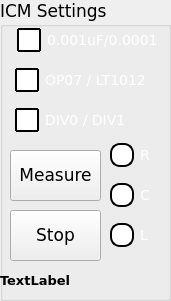
  <widget class="QGroupBox" name="groupBox_4">
   <property name="geometry">
    <rect>
     <x>310</x>
     <y>220</y>
     <width>171</width>
     <height>301</height>
    </rect>
   </property>
   <property name="font">
    <font>
     <family>DejaVu Sans</family>
     <pointsize>13</pointsize>
     <weight>50</weight>
     <bold>false</bold>
    </font>
   </property>
   <property name="title">
    <string>ICM Settings</string>
   </property>
   <widget class="QCheckBox" name="chkCapSet">
    <property name="geometry">
     <rect>
      <x>17</x>
      <y>20</y>
      <width>141</width>
      <height>41</height>
     </rect>
    </property>
    <property name="palette">
     <palette>
      <active>
       <colorrole role="WindowText">
        <brush brushstyle="SolidPattern">
         <color alpha="255">
          <red>255</red>
          <green>255</green>
          <blue>255</blue>
         </color>
        </brush>
       </colorrole>
       <colorrole role="Text">
        <brush brushstyle="SolidPattern">
         <color alpha="255">
          <red>255</red>
          <green>255</green>
          <blue>255</blue>
         </color>
        </brush>
       </colorrole>
       <colorrole role="ButtonText">
        <brush brushstyle="SolidPattern">
         <color alpha="255">
          <red>255</red>
          <green>255</green>
          <blue>255</blue>
         </color>
        </brush>
       </colorrole>
      </active>
      <inactive>
       <colorrole role="WindowText">
        <brush brushstyle="SolidPattern">
         <color alpha="255">
          <red>255</red>
          <green>255</green>
          <blue>255</blue>
         </color>
        </brush>
       </colorrole>
       <colorrole role="Text">
        <brush brushstyle="SolidPattern">
         <color alpha="255">
          <red>255</red>
          <green>255</green>
          <blue>255</blue>
         </color>
        </brush>
       </colorrole>
       <colorrole role="ButtonText">
        <brush brushstyle="SolidPattern">
         <color alpha="255">
          <red>255</red>
          <green>255</green>
          <blue>255</blue>
         </color>
        </brush>
       </colorrole>
      </inactive>
      <disabled>
       <colorrole role="WindowText">
        <brush brushstyle="SolidPattern">
         <color alpha="255">
          <red>255</red>
          <green>255</green>
          <blue>255</blue>
         </color>
        </brush>
       </colorrole>
       <colorrole role="Text">
        <brush brushstyle="SolidPattern">
         <color alpha="255">
          <red>255</red>
          <green>255</green>
          <blue>255</blue>
         </color>
        </brush>
       </colorrole>
       <colorrole role="ButtonText">
        <brush brushstyle="SolidPattern">
         <color alpha="255">
          <red>255</red>
          <green>255</green>
          <blue>255</blue>
         </color>
        </brush>
       </colorrole>
      </disabled>
     </palette>
    </property>
    <property name="font">
     <font>
      <pointsize>-1</pointsize>
      <weight>50</weight>
      <italic>false</italic>
      <bold>false</bold>
     </font>
    </property>
    <property name="styleSheet">
     <string notr="true">QCheckBox{
font: 14px;
color:white
}
 QCheckBox::indicator {
     width: 20px;
     height:20px;
   border: 2px solid black;
	 border-radius:1;

 }
 QCheckBox::indicator::unchecked {
		background-color:white;
     }

     QCheckBox::indicator:unchecked:hover {
		background-color:white;
     }

     QCheckBox::indicator:unchecked:pressed {
		background-color:white;
     }

     QCheckBox::indicator::checked {
		background-color:#f2a400;
     }

     QCheckBox::indicator:checked:hover {
		background-color:#f2a400;
     }

     QCheckBox::indicator:checked:pressed {
		background-color:#f2a400;
     }</string>
    </property>
    <property name="text">
     <string>0.001uF/0.0001uF</string>
    </property>
   </widget>
   <widget class="QCheckBox" name="chkPOTSel">
    <property name="geometry">
     <rect>
      <x>15</x>
      <y>60</y>
      <width>141</width>
      <height>41</height>
     </rect>
    </property>
    <property name="palette">
     <palette>
      <active>
       <colorrole role="WindowText">
        <brush brushstyle="SolidPattern">
         <color alpha="255">
          <red>255</red>
          <green>255</green>
          <blue>255</blue>
         </color>
        </brush>
       </colorrole>
       <colorrole role="Text">
        <brush brushstyle="SolidPattern">
         <color alpha="255">
          <red>255</red>
          <green>255</green>
          <blue>255</blue>
         </color>
        </brush>
       </colorrole>
       <colorrole role="ButtonText">
        <brush brushstyle="SolidPattern">
         <color alpha="255">
          <red>255</red>
          <green>255</green>
          <blue>255</blue>
         </color>
        </brush>
       </colorrole>
      </active>
      <inactive>
       <colorrole role="WindowText">
        <brush brushstyle="SolidPattern">
         <color alpha="255">
          <red>255</red>
          <green>255</green>
          <blue>255</blue>
         </color>
        </brush>
       </colorrole>
       <colorrole role="Text">
        <brush brushstyle="SolidPattern">
         <color alpha="255">
          <red>255</red>
          <green>255</green>
          <blue>255</blue>
         </color>
        </brush>
       </colorrole>
       <colorrole role="ButtonText">
        <brush brushstyle="SolidPattern">
         <color alpha="255">
          <red>255</red>
          <green>255</green>
          <blue>255</blue>
         </color>
        </brush>
       </colorrole>
      </inactive>
      <disabled>
       <colorrole role="WindowText">
        <brush brushstyle="SolidPattern">
         <color alpha="255">
          <red>255</red>
          <green>255</green>
          <blue>255</blue>
         </color>
        </brush>
       </colorrole>
       <colorrole role="Text">
        <brush brushstyle="SolidPattern">
         <color alpha="255">
          <red>255</red>
          <green>255</green>
          <blue>255</blue>
         </color>
        </brush>
       </colorrole>
       <colorrole role="ButtonText">
        <brush brushstyle="SolidPattern">
         <color alpha="255">
          <red>255</red>
          <green>255</green>
          <blue>255</blue>
         </color>
        </brush>
       </colorrole>
      </disabled>
     </palette>
    </property>
    <property name="font">
     <font>
      <pointsize>-1</pointsize>
      <weight>50</weight>
      <italic>false</italic>
      <bold>false</bold>
     </font>
    </property>
    <property name="styleSheet">
     <string notr="true">QCheckBox{
font: 14px;
color:white
}
 QCheckBox::indicator {
     width: 20px;
     height:20px;
   border: 2px solid black;
	 border-radius:1;

 }
 QCheckBox::indicator::unchecked {
		background-color:white;
     }

     QCheckBox::indicator:unchecked:hover {
		background-color:white;
     }

     QCheckBox::indicator:unchecked:pressed {
		background-color:white;
     }

     QCheckBox::indicator::checked {
		background-color:#f2a400;
     }

     QCheckBox::indicator:checked:hover {
		background-color:#f2a400;
     }

     QCheckBox::indicator:checked:pressed {
		background-color:#f2a400;
     }</string>
    </property>
    <property name="text">
     <string>OP07 / LT1012</string>
    </property>
   </widget>
   <widget class="QCheckBox" name="chkDivSel">
    <property name="geometry">
     <rect>
      <x>15</x>
      <y>100</y>
      <width>141</width>
      <height>41</height>
     </rect>
    </property>
    <property name="palette">
     <palette>
      <active>
       <colorrole role="WindowText">
        <brush brushstyle="SolidPattern">
         <color alpha="255">
          <red>255</red>
          <green>255</green>
          <blue>255</blue>
         </color>
        </brush>
       </colorrole>
       <colorrole role="Text">
        <brush brushstyle="SolidPattern">
         <color alpha="255">
          <red>255</red>
          <green>255</green>
          <blue>255</blue>
         </color>
        </brush>
       </colorrole>
       <colorrole role="ButtonText">
        <brush brushstyle="SolidPattern">
         <color alpha="255">
          <red>255</red>
          <green>255</green>
          <blue>255</blue>
         </color>
        </brush>
       </colorrole>
      </active>
      <inactive>
       <colorrole role="WindowText">
        <brush brushstyle="SolidPattern">
         <color alpha="255">
          <red>255</red>
          <green>255</green>
          <blue>255</blue>
         </color>
        </brush>
       </colorrole>
       <colorrole role="Text">
        <brush brushstyle="SolidPattern">
         <color alpha="255">
          <red>255</red>
          <green>255</green>
          <blue>255</blue>
         </color>
        </brush>
       </colorrole>
       <colorrole role="ButtonText">
        <brush brushstyle="SolidPattern">
         <color alpha="255">
          <red>255</red>
          <green>255</green>
          <blue>255</blue>
         </color>
        </brush>
       </colorrole>
      </inactive>
      <disabled>
       <colorrole role="WindowText">
        <brush brushstyle="SolidPattern">
         <color alpha="255">
          <red>255</red>
          <green>255</green>
          <blue>255</blue>
         </color>
        </brush>
       </colorrole>
       <colorrole role="Text">
        <brush brushstyle="SolidPattern">
         <color alpha="255">
          <red>255</red>
          <green>255</green>
          <blue>255</blue>
         </color>
        </brush>
       </colorrole>
       <colorrole role="ButtonText">
        <brush brushstyle="SolidPattern">
         <color alpha="255">
          <red>255</red>
          <green>255</green>
          <blue>255</blue>
         </color>
        </brush>
       </colorrole>
      </disabled>
     </palette>
    </property>
    <property name="font">
     <font>
      <pointsize>-1</pointsize>
      <weight>50</weight>
      <italic>false</italic>
      <bold>false</bold>
     </font>
    </property>
    <property name="styleSheet">
     <string notr="true">QCheckBox{
font: 14px;
color:white
}
 QCheckBox::indicator {
     width: 20px;
     height:20px;
   border: 2px solid black;
	 border-radius:1;

 }
 QCheckBox::indicator::unchecked {
		background-color:white;
     }

     QCheckBox::indicator:unchecked:hover {
		background-color:white;
     }

     QCheckBox::indicator:unchecked:pressed {
		background-color:white;
     }

     QCheckBox::indicator::checked {
		background-color:#f2a400;
     }

     QCheckBox::indicator:checked:hover {
		background-color:#f2a400;
     }

     QCheckBox::indicator:checked:pressed {
		background-color:#f2a400;
     }</string>
    </property>
    <property name="text">
     <string>DIV0 / DIV1</string>
    </property>
   </widget>
   <widget class="QPushButton" name="butMeasure">
    <property name="geometry">
     <rect>
      <x>10</x>
      <y>150</y>
      <width>91</width>
      <height>51</height>
     </rect>
    </property>
    <property name="font">
     <font>
      <family>DejaVu Sans</family>
      <pointsize>13</pointsize>
      <weight>50</weight>
      <bold>false</bold>
     </font>
    </property>
    <property name="text">
     <string>Measure</string>
    </property>
   </widget>
   <widget class="QPushButton" name="butStop">
    <property name="geometry">
     <rect>
      <x>10</x>
      <y>210</y>
      <width>91</width>
      <height>51</height>
     </rect>
    </property>
    <property name="font">
     <font>
      <family>DejaVu Sans</family>
      <pointsize>13</pointsize>
      <weight>50</weight>
      <bold>false</bold>
     </font>
    </property>
    <property name="text">
     <string>Stop</string>
    </property>
   </widget>
   <widget class="QRadioButton" name="optResistance">
    <property name="geometry">
     <rect>
      <x>110</x>
      <y>130</y>
      <width>51</width>
      <height>51</height>
     </rect>
    </property>
    <property name="font">
     <font>
      <pointsize>-1</pointsize>
      <weight>50</weight>
      <italic>false</italic>
      <bold>false</bold>
     </font>
    </property>
    <property name="focusPolicy">
     <enum>Qt::NoFocus</enum>
    </property>
    <property name="styleSheet">
     <string notr="true">QRadioButton{
font: 14px;
color:white
}

 QRadioButton::indicator {
     width: 20px;
     height:20px;
   border: 2px solid black;
	 border-radius:10;

 }
 QRadioButton::indicator::unchecked {
		background-color:white;
     }

     QRadioButton::indicator:unchecked:hover {
		background-color:white;
     }

     QRadioButton::indicator:unchecked:pressed {
		background-color:white;
     }

     QRadioButton::indicator::checked {
		background-color:#f2a400;
     }

     QRadioButton::indicator:checked:hover {
		background-color:#f2a400;
     }

     QRadioButton::indicator:checked:pressed {
		background-color:#f2a400;
     }
</string>
    </property>
    <property name="text">
     <string>R</string>
    </property>
   </widget>
   <widget class="QRadioButton" name="optCapacitance">
    <property name="geometry">
     <rect>
      <x>110</x>
      <y>170</y>
      <width>51</width>
      <height>51</height>
     </rect>
    </property>
    <property name="font">
     <font>
      <pointsize>-1</pointsize>
      <weight>50</weight>
      <italic>false</italic>
      <bold>false</bold>
     </font>
    </property>
    <property name="focusPolicy">
     <enum>Qt::NoFocus</enum>
    </property>
    <property name="styleSheet">
     <string notr="true">QRadioButton{
font: 14px;
color:white
}

 QRadioButton::indicator {
     width: 20px;
     height:20px;
   border: 2px solid black;
	 border-radius:10;

 }
 QRadioButton::indicator::unchecked {
		background-color:white;
     }

     QRadioButton::indicator:unchecked:hover {
		background-color:white;
     }

     QRadioButton::indicator:unchecked:pressed {
		background-color:white;
     }

     QRadioButton::indicator::checked {
		background-color:#f2a400;
     }

     QRadioButton::indicator:checked:hover {
		background-color:#f2a400;
     }

     QRadioButton::indicator:checked:pressed {
		background-color:#f2a400;
     }
</string>
    </property>
    <property name="text">
     <string>C</string>
    </property>
   </widget>
   <widget class="QRadioButton" name="optInductance">
    <property name="geometry">
     <rect>
      <x>110</x>
      <y>210</y>
      <width>51</width>
      <height>51</height>
     </rect>
    </property>
    <property name="font">
     <font>
      <pointsize>-1</pointsize>
      <weight>50</weight>
      <italic>false</italic>
      <bold>false</bold>
     </font>
    </property>
    <property name="focusPolicy">
     <enum>Qt::NoFocus</enum>
    </property>
    <property name="styleSheet">
     <string notr="true">QRadioButton{
font: 14px;
color:white
}

 QRadioButton::indicator {
     width: 20px;
     height:20px;
   border: 2px solid black;
	 border-radius:10;

 }
 QRadioButton::indicator::unchecked {
		background-color:white;
     }

     QRadioButton::indicator:unchecked:hover {
		background-color:white;
     }

     QRadioButton::indicator:unchecked:pressed {
		background-color:white;
     }

     QRadioButton::indicator::checked {
		background-color:#f2a400;
     }

     QRadioButton::indicator:checked:hover {
		background-color:#f2a400;
     }

     QRadioButton::indicator:checked:pressed {
		background-color:#f2a400;
     }
</string>
    </property>
    <property name="text">
     <string>L</string>
    </property>
   </widget>
   <widget class="QLabel" name="lblResistance">
    <property name="geometry">
     <rect>
      <x>0</x>
      <y>270</y>
      <width>171</width>
      <height>20</height>
     </rect>
    </property>
    <property name="font">
     <font>
      <pointsize>10</pointsize>
      <weight>75</weight>
      <bold>true</bold>
     </font>
    </property>
    <property name="text">
     <string>TextLabel</string>
    </property>
   </widget>
  </widget>
